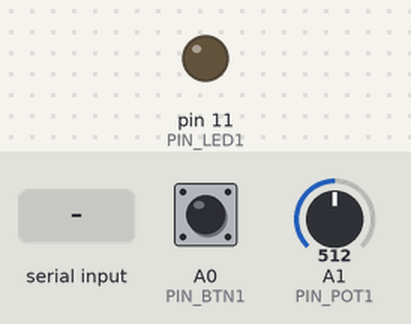
This sketch was run on a simulated Arduino Leonardo, built with avr-gcc and run on an emulated ATmega32U4. On the bench: output pins drawn as LEDs (lit = HIGH). The test bench sets the inputs (shaded band); at power-on: A0 (PIN_BTN1) LOW, A1 (PIN_POT1) = 512.

Above: at 1.2 s.
1.3 s: "1" received over the second serial link
At 2.0 s:
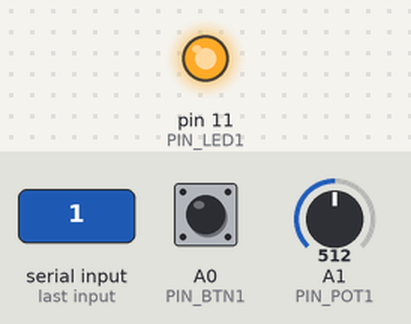
2.8 s: "0" received over the second serial link
At 3.4 s:
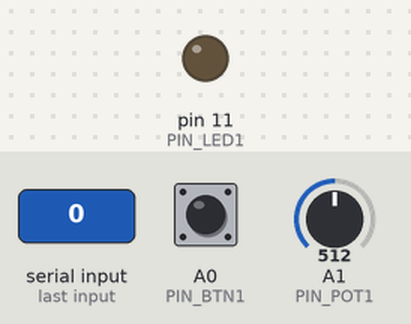
Timing chart, 0 to 5.8 s (numbered marks = the images above; inputs shaded):
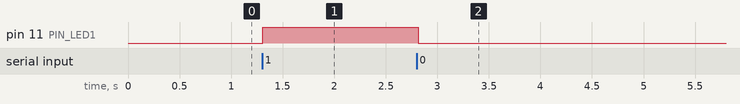

The sketch:

tutorial2.ino
```cpp
// hardware pins
static const int PIN_LED1 = 11;
static const int PIN_BTN1 = A0;
static const int PIN_POT1 = A1;

// For the Yun, you have to choose which
// serial port to connect to.
// Uncomment the line below to use
// serial-over-USB to your computer
// #define USE_SERIAL_OVER_USB 1

#ifdef USE_SERIAL_OVER_USB
    // Serial connects to USB-over-Serial
    Serial_* serial = &Serial;
#else
    // Serial1 connects to the MCU with the CPU ..
    HardwareSerial* serial = &Serial1;
#endif


void setup() {
    // setup hardware pin modes
    pinMode(PIN_LED1, OUTPUT);
    pinMode(PIN_BTN1, INPUT);
    pinMode(PIN_POT1, INPUT);

    // setup serial communication
    serial->begin(115200);
}


void loop() {
    // read sensors values ..
    int btn1 = digitalRead(PIN_BTN1);
    int pot1 = analogRead(PIN_POT1);

    // .. and forward the values over serial
    serial->print(btn1);
    serial->print(",");
    serial->print(pot1);
    serial->println();

    // read commands from serial ..
    while (serial->available()) {

        // .. and turn on/off LED based on command received
        int value = serial->read();
        if (value == '0') {
            digitalWrite(PIN_LED1, LOW);
        } else if (value == '1') {
            digitalWrite(PIN_LED1, HIGH);
        }
    }

    // rate limiting
    delay(20);
}
```

Measured:
- after the input at 1.3 s, pin 11 (PIN_LED1): LOW → HIGH at once
- after the input at 2.8 s, pin 11 (PIN_LED1): HIGH → LOW at once
